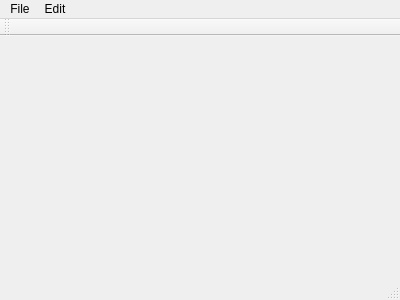
<?xml version="1.0" encoding="UTF-8"?>
<ui version="4.0">
 <class>MainWindow</class>
 <widget class="QMainWindow" name="MainWindow">
  <property name="geometry">
   <rect>
    <x>0</x>
    <y>0</y>
    <width>400</width>
    <height>300</height>
   </rect>
  </property>
  <property name="windowTitle">
   <string>MainWindow</string>
  </property>
  <widget class="QWidget" name="centralWidget"/>
  <widget class="QMenuBar" name="menuBar">
   <property name="geometry">
    <rect>
     <x>0</x>
     <y>0</y>
     <width>400</width>
     <height>21</height>
    </rect>
   </property>
   <widget class="QMenu" name="menuFile">
    <property name="title">
     <string>File</string>
    </property>
    <addaction name="actionTest"/>
    <addaction name="separator"/>
    <addaction name="actionExit"/>
   </widget>
   <widget class="QMenu" name="menuEdit">
    <property name="title">
     <string>Edit</string>
    </property>
    <addaction name="actionDrag_Drop"/>
    <addaction name="actionDebug"/>
   </widget>
   <addaction name="menuFile"/>
   <addaction name="menuEdit"/>
  </widget>
  <widget class="QToolBar" name="mainToolBar">
   <attribute name="toolBarArea">
    <enum>TopToolBarArea</enum>
   </attribute>
   <attribute name="toolBarBreak">
    <bool>false</bool>
   </attribute>
  </widget>
  <widget class="QStatusBar" name="statusBar"/>
  <action name="actionExit">
   <property name="text">
    <string>Exit</string>
   </property>
  </action>
  <action name="actionTest">
   <property name="text">
    <string>Test</string>
   </property>
  </action>
  <action name="actionDrag_Drop">
   <property name="checkable">
    <bool>true</bool>
   </property>
   <property name="checked">
    <bool>true</bool>
   </property>
   <property name="text">
    <string>Drag-Drop</string>
   </property>
  </action>
  <action name="actionDebug">
   <property name="text">
    <string>Debug</string>
   </property>
  </action>
 </widget>
 <layoutdefault spacing="6" margin="11"/>
 <resources/>
 <connections/>
</ui>
